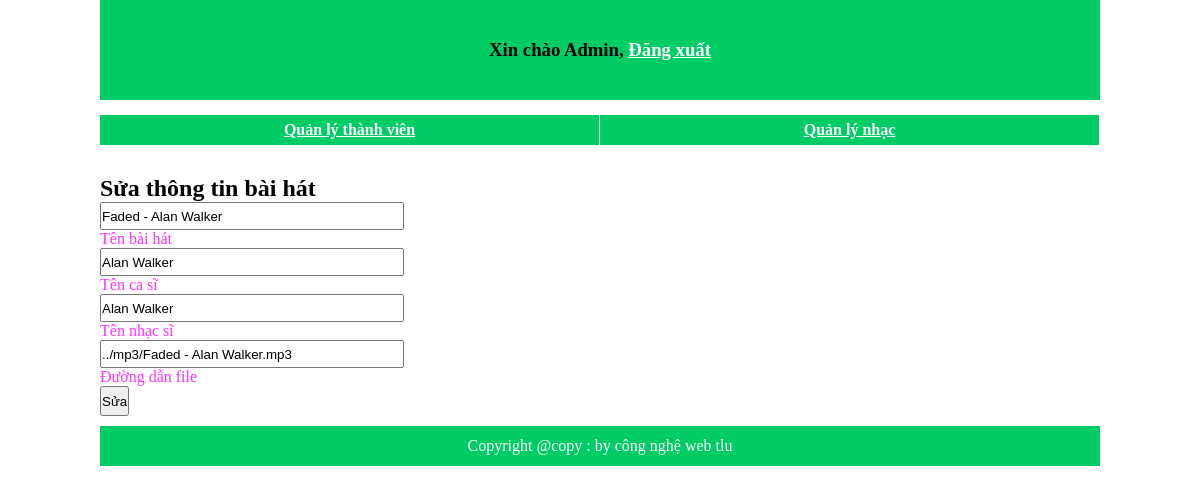
The page /admin/edit_list_music.php?mabh=1 on the database its author committed.
### tables this page shows
CREATE TABLE `baihat` (
  `mabh` int(11) NOT NULL,
  `tenbh` varchar(150) NOT NULL,
  `tencs` varchar(50) NOT NULL,
  `tenns` varchar(50) NOT NULL,
  `quocgia` varchar(30) NOT NULL,
  `theloai` varchar(30) NOT NULL,
  `capnhat` int(1) NOT NULL DEFAULT '0',
  `url` varchar(255) NOT NULL
);

### admin/edit_list_music.php (the view, shortened to what this page needs)
<?php
	require("templates/header.php");
	$mabh = $_GET["mabh"];
	require("../config/connect.php");
	$sql = "SELECT * FROM baihat WHERE mabh = $mabh";
	$kq = mysqli_query($conn,$sql);
	$data = mysqli_fetch_assoc($kq);
?>
	<form action="edit_list_music.php?mabh=<?php echo $mabh; ?>" method="post">
		<h2>Sửa thông tin bài hát</h2>
		<div>
			<div>
				<input style="height: 24px; width: 300px;" type="text" name="tenbh" placeholder="Tên bài hát" value="<?php echo $data['tenbh']; ?>" required>
				<div style="color: #FF33FF;">Tên bài hát</div>
			</div>
			<div>
				<input style="height: 24px; width: 300px;" type="text" name="tencs" placeholder="Tên ca sĩ" value="<?php echo $data['tencs']; ?>" required>
				<div style="color: #FF33FF;">Tên ca sĩ</div>
			</div>
			<div>
				<input style="height: 24px; width: 300px;" type="text" name="tenns" placeholder="Tên nhạc sĩ" value="<?php echo $data['tenns']; ?>" required>
				<div style="color: #FF33FF;">Tên nhạc sĩ</div>
			</div>
			<div>
				<input style="height: 24px; width: 300px;" type="text" name="url" placeholder="Đường dẫn file" value="<?php echo $data['url']; ?>" required>
				<div style="color: #FF33FF;">Đường dẫn file</div>
			</div>
		<button style="height: 30px;" type="submit" name="ok">Sửa</button>
	</form>
<?php
	require("templates/footer.php");
?>

### css/style-admin.css (style rules this page uses)
* { padding: 0px; margin: 0px; }
body { width: 1000px; margin: auto; }

### rows shown on the page
baihat: tenbh "Faded - Alan Walker", tencs "Alan Walker", tenns "Alan Walker", url "../mp3/Faded - Alan Walker.mp3"
